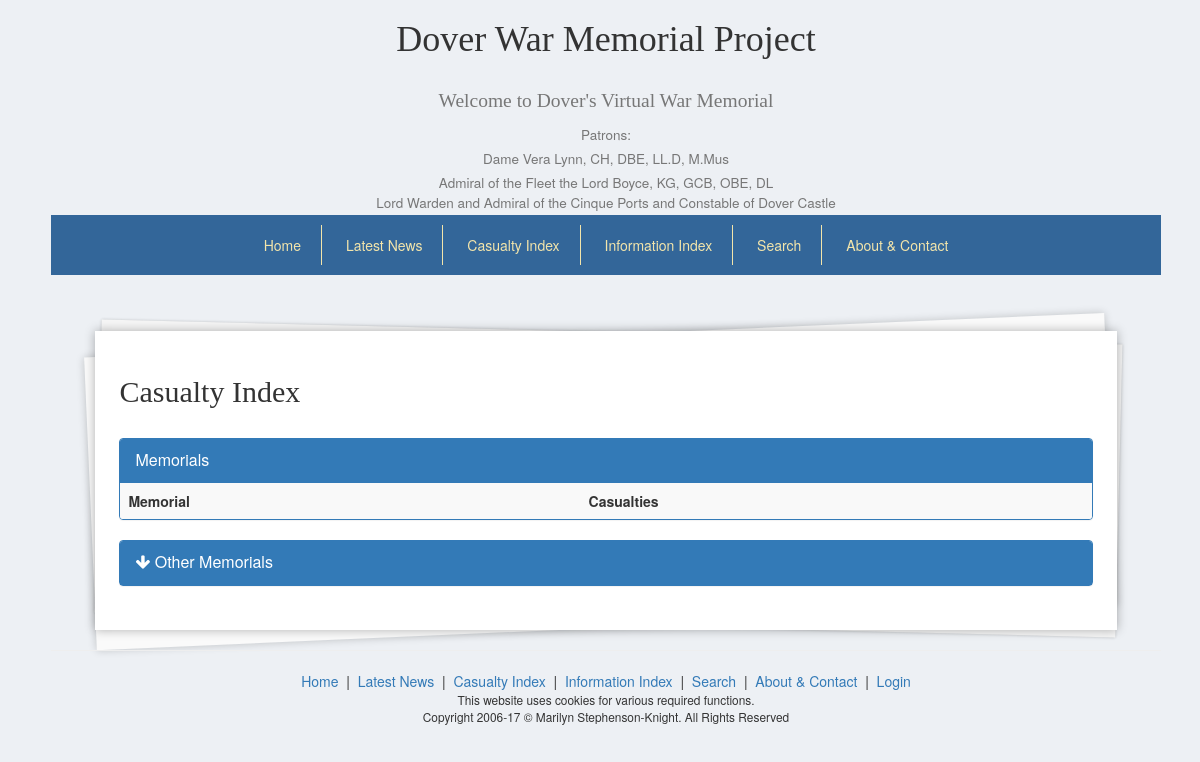
The page /index.php/memorial/listMain on the database as committed earlier.
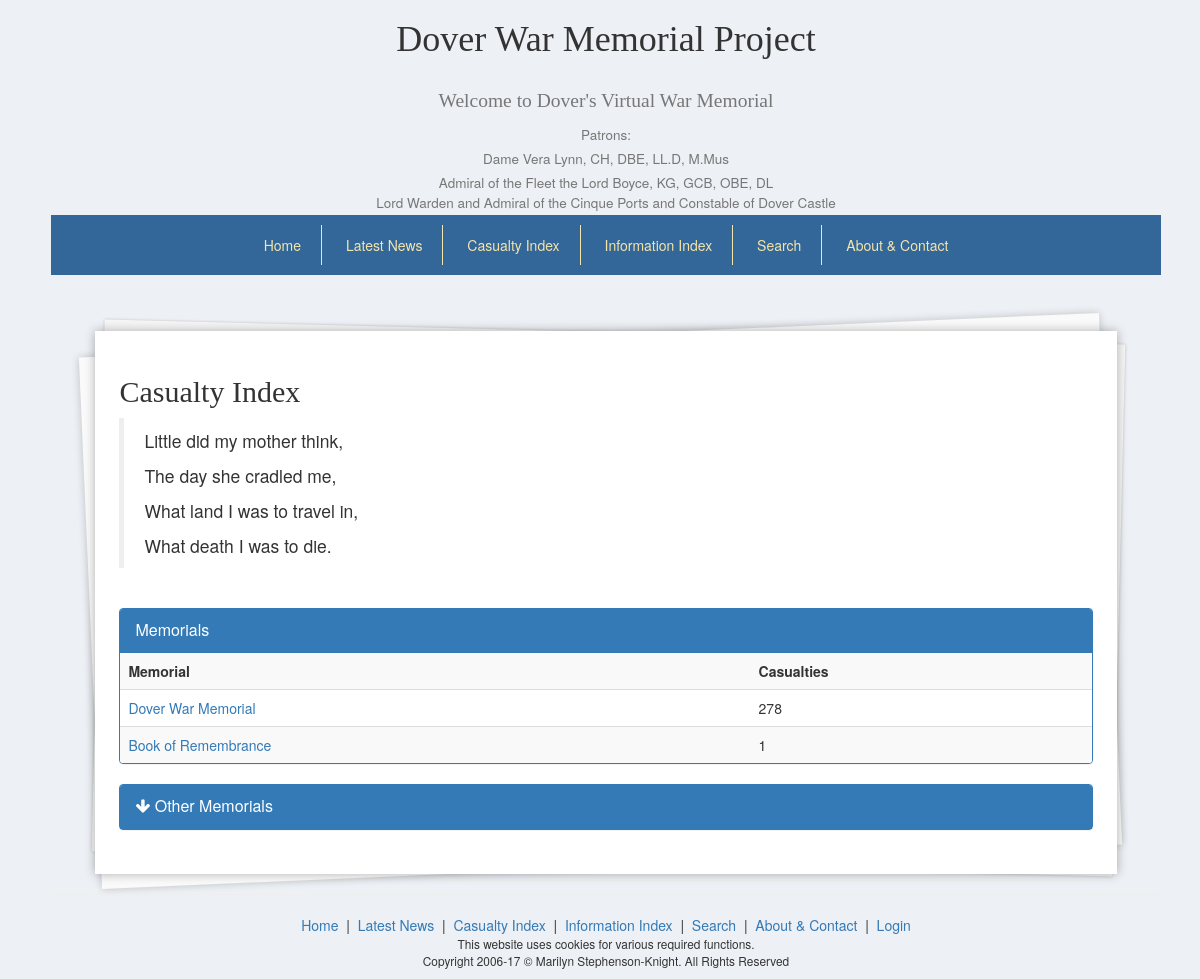
The same page on the database as committed later.
### tables this page shows
CREATE TABLE `commemoration_location` (
  `id` int(11) NOT NULL,
  `name` text NOT NULL,
  `narrative` text NOT NULL,
  `location` text,
  `lat` double DEFAULT NULL,
  `lon` double DEFAULT NULL,
  `mainOrder` int(11) DEFAULT NULL
);

### application/controllers/Memorial.php (called while the page is built, shortened)
<?php
class Memorial extends CI_Controller {
	public function listMain() {
		$loggedIn = $this->user_model->isLoggedIn($this->session->token);
		$this->load->model('memorial_model');
		$mainMemorials = $this->memorial_model->getMemorialList(true);
		$otherMemorials = $this->memorial_model->getMemorialList(false);
		$this->load->model('meta_model');
		$meta = $this->meta_model->getMeta("memorialIndex");
		$data = array(
			'mainMemorials' => $mainMemorials,
			'otherMemorials' => $otherMemorials,
			'meta' => $meta[0],
			"loggedIn" => $loggedIn
		);
		$this->load->view('header', array("title" => "Casualty Index - Dover War Memorial Project"));
		$this->load->view('memorial_list_view', $data);
		$this->load->view('footer');
	}
}

### index.php (called while the page is built, shortened)
<?php
require_once BASEPATH.'core/CodeIgniter.php';

### application/helpers/utility_helper.php (called while the page is built)
<?php
function asset_url(){
   return base_url().'assets/';
}

### application/models/meta_model.php (called while the page is built, shortened)
<?php
class Meta_model extends CI_Model {
    public function getMeta($id) {
        $sql = "SELECT * FROM meta m WHERE m.id = ?";
        $query = $this->db->query($sql, array($id));
        return $query->result();
    }
}

### application/models/memorial_model.php (called while the page is built, shortened)
<?php
class Memorial_model extends CI_Model {
        public function getMemorialList($mainSection) {
                $sql = "SELECT cl.id, cl.name, COUNT(c.commemoration_location_id) AS casualties FROM commemoration_location cl
                    LEFT JOIN commemoration_location_casualty c ON c.commemoration_location_id = cl.id
                ";
                if($mainSection) {
                    $sql .= " WHERE mainOrder IS NOT NULL ";
                } else {
                     $sql .= " WHERE mainOrder IS NULL ";
                }
                $sql .="   GROUP BY c.commemoration_location_id
                    ORDER BY mainOrder
                ";
                $query = $this->db->query($sql);
                return $query->result();
        }
}

### application/views/memorial_list_view.php (the view, shortened to what the changed rows need)
<?php
include APPPATH . 'third_party/Parsedown.php';
include APPPATH . 'third_party/ParsedownExtra.php';
$Parsedown = new ParsedownExtra();
?>
<h2>Casualty Index</h2>
<div id="narrative"><?php echo $Parsedown->text(str_replace("%asset_url%", asset_url(), $meta->content));
		?>
</div>
<br>
<div class="panel panel-primary">
	<table class="table table-striped">
		<tr><th>Memorial</th><th>Casualties</th></tr>
		<?php
			foreach ($mainMemorials as $memorial) {
				echo "<tr><td><a href=\"".base_url()."memorial/view/".$memorial->id."\">".$memorial->name."</a></td><td>".$memorial->casualties."</td></tr>";
			}
		?>
	</table>
</div>

### application/third_party/Parsedown.php (shortened to what the changed rows need)
<?php
class Parsedown
{
    function text($text)
    {
        $text = str_replace(array("\r\n", "\r"), "\n", $text);
        $text = trim($text, "\n");
        $lines = explode("\n", $text);
        $markup = $this->lines($lines);
        $markup = trim($markup, "\n");
        return $markup;
    }
    protected $breaksEnabled;
    protected $BlockTypes = array(
        '#' => array('Header'),
        '*' => array('Rule', 'List'),
        '+' => array('List'),
        '-' => array('SetextHeader', 'Table', 'Rule', 'List'),
        '0' => array('List'),
        '1' => array('List'),
        '2' => array('List'),
        '3' => array('List'),
        '4' => array('List'),
        '5' => array('List'),
        '6' => array('List'),
        '7' => array('List'),
        '8' => array('List'),
        '9' => array('List'),
        ':' => array('Table'),
        '<' => array('Comment', 'Markup'),
        '=' => array('SetextHeader'),
        '>' => array('Quote'),
        '[' => array('Reference'),
        '_' => array('Rule'),
        '`' => array('FencedCode'),
        '|' => array('Table'),
        '~' => array('FencedCode'),
    );
    protected $unmarkedBlockTypes = array(
        'Code',
    );
    protected function lines(array $lines)
    {
        $CurrentBlock = null;
        foreach ($lines as $line)
        {
            if (chop($line) === '')
            {
                if (isset($CurrentBlock))
                {
                    $CurrentBlock['interrupted'] = true;
                }
                continue;
            }
            $indent = 0;
            $text = $indent > 0 ? substr($line, $indent) : $line;
            $Line = array('body' => $line, 'indent' => $indent, 'text' => $text);
            if (isset($CurrentBlock['continuable']))
            {
                $Block = $this->{'block'.$CurrentBlock['type'].'Continue'}($Line, $CurrentBlock);
                if (isset($Block))
                {
                    $CurrentBlock = $Block;
                    continue;
                }
                else
                {
                    if ($this->isBlockCompletable($CurrentBlock['type']))
                    {
                        $CurrentBlock = $this->{'block'.$CurrentBlock['type'].'Complete'}($CurrentBlock);
                    }
                }
            }
            $marker = $text[0];
            $blockTypes = $this->unmarkedBlockTypes;
            if (isset($this->BlockTypes[$marker]))
            {
                foreach ($this->BlockTypes[$marker] as $blockType)
                {
                    $blockTypes []= $blockType;
                }
            }
            foreach ($blockTypes as $blockType)
            {
                $Block = $this->{'block'.$blockType}($Line, $CurrentBlock);
                if (isset($Block))
                {
                    $Block['type'] = $blockType;
                    if ( ! isset($Block['identified']))
                    {
                        $Blocks []= $CurrentBlock;
                        $Block['identified'] = true;
                    }
                    if ($this->isBlockContinuable($blockType))
                    {
                        $Block['continuable'] = true;
                    }
                    $CurrentBlock = $Block;
                    continue 2;
                }
            }
            if (isset($CurrentBlock) and ! isset($CurrentBlock['type']) and ! isset($CurrentBlock['interrupted']))
            {
                $CurrentBlock['element']['text'] .= "\n".$text;
            }
            else
            {
                $Blocks []= $CurrentBlock;
                $CurrentBlock = $this->paragraph($Line);
                $CurrentBlock['identified'] = true;
            }
        }
        $Blocks []= $CurrentBlock;
        unset($Blocks[0]);
        $markup = '';
        foreach ($Blocks as $Block)
        {
            $markup .= "\n";
            $markup .= isset($Block['markup']) ? $Block['markup'] : $this->element($Block['element']);
        }
        $markup .= "\n";
        return $markup;
    }
    protected function isBlockContinuable($Type)
    {
        return method_exists($this, 'block'.$Type.'Continue');
    }
    protected function isBlockCompletable($Type)
    {
        return method_exists($this, 'block'.$Type.'Complete');
    }
    protected function blockQuote($Line)
    {
        if (preg_match('/^>[ ]?(.*)/', $Line['text'], $matches))
        {
            $Block = array(
                'element' => array(
                    'name' => 'blockquote',
                    'handler' => 'lines',
                    'text' => (array) $matches[1],
                ),
            );
            return $Block;
        }
    }
    protected function blockQuoteContinue($Line, array $Block)
    {
        if ($Line['text'][0] === '>' and preg_match('/^>[ ]?(.*)/', $Line['text'], $matches))
        {
            $Block['element']['text'] []= $matches[1];
            return $Block;
        }
    }
    protected function paragraph($Line)
    {
        $Block = array(
            'element' => array(
                'name' => 'p',
                'text' => $Line['text'],
                'handler' => 'line',
            ),
        );
        return $Block;
    }
    public function line($text)
    {
        $markup = '';
        $markup .= $this->unmarkedText($text);
        return $markup;
    }
    protected function unmarkedText($text)
    {
        if ($this->breaksEnabled)
        {
            $text = preg_replace('/[ ]*\n/', "<br />\n", $text);
        }
        else
        {
            $text = preg_replace('/(?:[ ][ ]+|[ ]*\\\\)\n/', "<br />\n", $text);
            $text = str_replace(" \n", "\n", $text);
        }
        return $text;
    }
    protected function element(array $Element)
    {
        $markup = '<'.$Element['name'];
        if (isset($Element['text']))
        {
            $markup .= '>';
            if (isset($Element['handler']))
            {
                $markup .= $this->{$Element['handler']}($Element['text']);
            }
            else
            {
                $markup .= $Element['text'];
            }
            $markup .= '</'.$Element['name'].'>';
        }
        else
        {
            $markup .= ' />';
        }
        return $markup;
    }
}

Rows that differ between the two databases and show on the page:
now on this page (row edited): commemoration_location: name "Dover War Memorial", casualties "278"
now on this page (row edited): commemoration_location: name "Book of Remembrance", casualties "1"
Other text that changed with them:
preg_replace('/(?:[ ][ ]+|[ ]*\\\\)\n/', "<br />\n", $text): (not shown) → "Little did my mother think, The day she cradled me, What land I was to travel in, What death I was to die."
